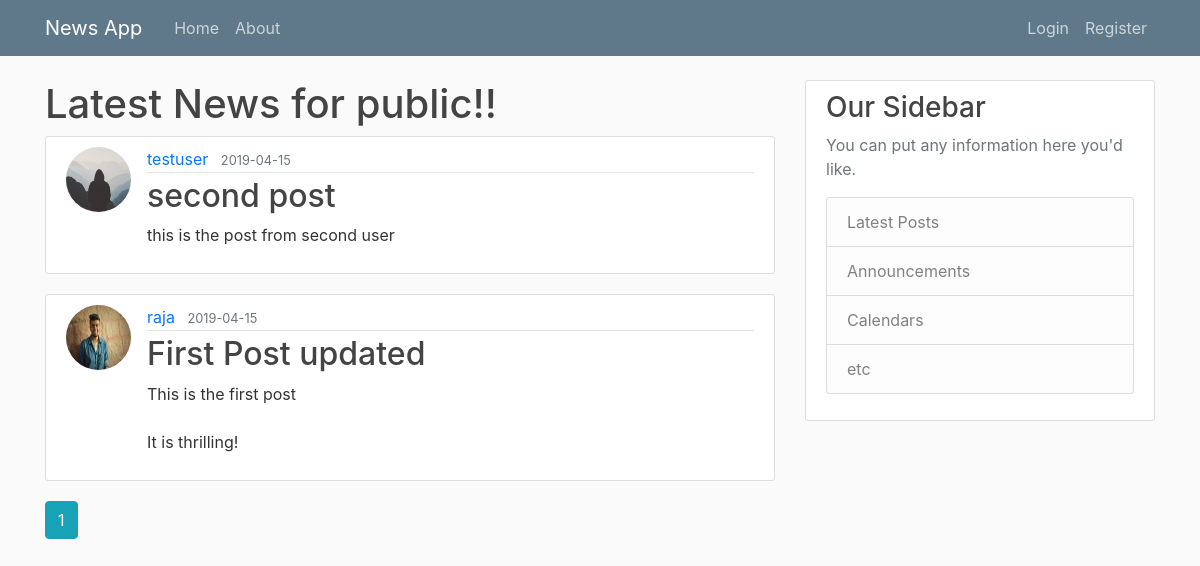
Page /home on the earlier database version.
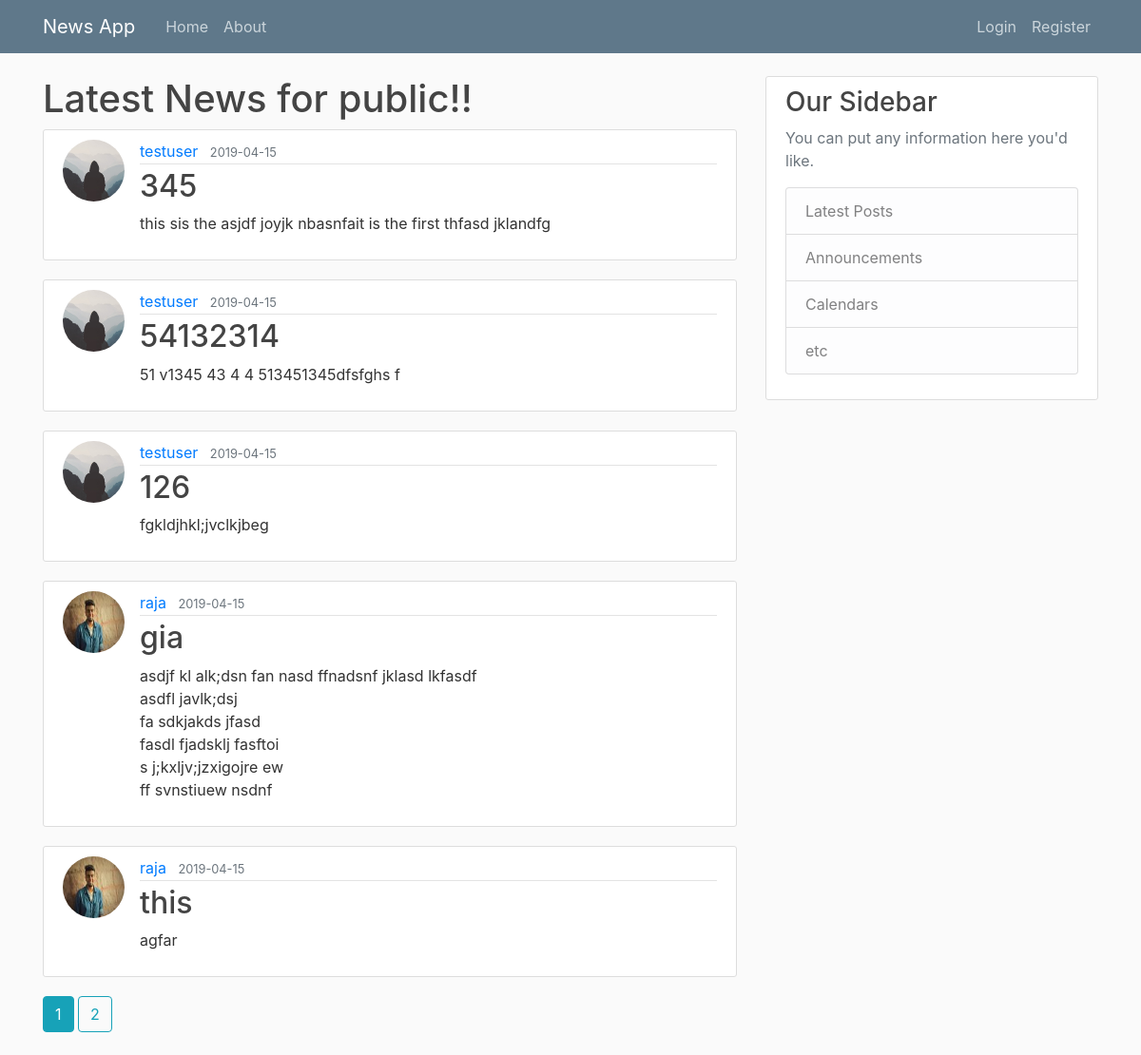
Same page on the later database version.
### flaskblog/models.py (models this page shows, shortened)
class Post(db.Model):
    id = db.Column(db.Integer, primary_key=True)
    title = db.Column(db.String(100), nullable=False)
    date_posted = db.Column(db.DateTime, nullable=False,
                            default=datetime.utcnow)
    content = db.Column(db.Text, nullable=False)
    user_id = db.Column(db.Integer, db.ForeignKey('user.id'), nullable=False)

class User(db.Model, UserMixin):
    id = db.Column(db.Integer, primary_key=True)
    username = db.Column(db.String(20), unique=True, nullable=False)
    email = db.Column(db.String(120), unique=True, nullable=False)
    image_file = db.Column(db.String(20), nullable=False,
                           default='default.jpg')
    password = db.Column(db.String(60), nullable=False)
    posts = db.relationship('Post', backref='author', lazy=True)

### flaskblog/routes.py (the view)
@app.route("/")
@app.route("/home")
def home():
    page = request.args.get('page', 1, type=int)
    posts = Post.query.order_by(
        Post.date_posted.desc()).paginate(page=page, per_page=5)
    return render_template('home.html', posts=posts)

### flaskblog/templates/home.html
{% extends "layout.html" %} {% block content %}
<h1>Latest News for public!!</h1>
{% for post in posts.items %}
<article class="media content-section">
  <img
    src="{{ url_for('static',filename='profile_pics/' + post.author.image_file) }}"
    alt=""
    class="rounded-circle article-img"
  />
  <div class="media-body">
    <div class="article-metadata">
      <a class="mr-2" href="{{ url_for('user_posts', username=post.author.username) }}">{{ post.author.username }}</a>
      <small class="text-muted">{{
        post.date_posted.strftime("%Y-%m-%d")
      }}</small>
    </div>
    <h2>
      <a class="article-title" href="{{ url_for('post',post_id=post.id) }}">{{
        post.title
      }}</a>
    </h2>
    <p class="article-content">{{ post.content }}</p>
  </div>
</article>
{% endfor %}
{% for page_num in posts.iter_pages(left_edge=1, right_edge=1, left_current=1, right_current=2) %}
  {% if page_num %}
    {% if posts.page == page_num %}
      <a class='btn btn-info mb-4' href="{{ url_for('home',page=page_num)}}">{{ page_num }}</a>
    {% else %}
      <a class='btn btn-outline-info mb-4' href="{{ url_for('home',page=page_num)}}">{{ page_num }}</a>
    {% endif %}
  {% else %}
  ...
  {% endif %}
{% endfor %}
{% endblock content %}

Differences in the rows shown:
no longer on this page (row unchanged): Post: image_file (placeholder picture), author.username "testuser", date_posted "2019-04-15", title "second post", content "this is the post from second user"
no longer on this page (row unchanged): Post: image_file (picture), author.username "raja", date_posted "2019-04-15", title "First Post updated", content "This is the first post It is thrilling!"
added Post: image_file (placeholder picture), author.username "testuser", date_posted "2019-04-15", title "345", content "this sis the asjdf joyjk nbasnfait is the first thfasd jklandfg"
added Post: image_file (placeholder picture), author.username "testuser", date_posted "2019-04-15", title "54132314", content "51 v1345 43 4 4 513451345dfsfghs f"
added Post: image_file (placeholder picture), author.username "testuser", date_posted "2019-04-15", title "126", content "fgkldjhkl;jvclkjbeg"
added Post: image_file (picture), author.username "raja", date_posted "2019-04-15", title "gia", content "asdjf kl alk;dsn fan nasd ffnadsnf jklasd lkfasdf asdfl javlk;dsj fa sdkjakds jfasd fasdl fjadsklj fasftoi s j;kxljv;jzxigojre ew ff svnstiuew nsdnf"
added Post: image_file (picture), author.username "raja", date_posted "2019-04-15", title "this", content "agfar"
Other differences:
new list line: "2"
